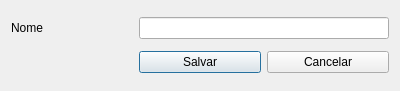
<?xml version="1.0" encoding="UTF-8"?>
<ui version="4.0">
 <class>NovoTipoConta</class>
 <widget class="QDialog" name="NovoTipoConta">
  <property name="geometry">
   <rect>
    <x>0</x>
    <y>0</y>
    <width>400</width>
    <height>91</height>
   </rect>
  </property>
  <property name="windowTitle">
   <string>Novo Tipo de Conta</string>
  </property>
  <property name="windowIcon">
   <iconset resource="Image.qrc">
    <normaloff>:/icons/img/svg/money_transfer.svg</normaloff>:/icons/img/svg/money_transfer.svg</iconset>
  </property>
  <layout class="QGridLayout" name="gridLayout">
   <item row="1" column="1">
    <widget class="QPushButton" name="salvar">
     <property name="text">
      <string>Salvar</string>
     </property>
     <property name="icon">
      <iconset resource="Image.qrc">
       <normaloff>:/icons/img/svg/checkmark.svg</normaloff>:/icons/img/svg/checkmark.svg</iconset>
     </property>
    </widget>
   </item>
   <item row="0" column="0">
    <widget class="QLabel" name="label">
     <property name="text">
      <string>Nome</string>
     </property>
    </widget>
   </item>
   <item row="1" column="2">
    <widget class="QPushButton" name="cancelar">
     <property name="text">
      <string>Cancelar</string>
     </property>
     <property name="icon">
      <iconset resource="Image.qrc">
       <normaloff>:/icons/img/svg/cancel.svg</normaloff>:/icons/img/svg/cancel.svg</iconset>
     </property>
    </widget>
   </item>
   <item row="0" column="1" colspan="2">
    <widget class="QLineEdit" name="nomeTipoConta"/>
   </item>
  </layout>
 </widget>
 <resources>
  <include location="Image.qrc"/>
 </resources>
 <connections/>
</ui>
